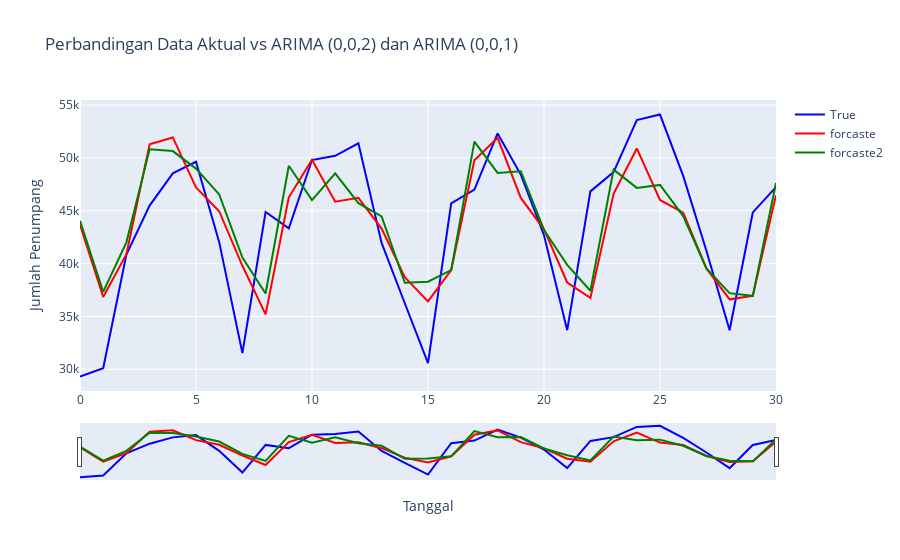

The notebook cell this image was saved under:
### Code cell
fig = go.Figure()

fig.add_trace(go.Scatter(name='True', x= group_by.index, y= group_by['total_amount'],
                         mode= 'lines', line= dict(color='blue')))

fig.add_trace(go.Scatter(name='forcaste', x= group_by.index, y= group_by['forcaste'],
                         mode= 'lines', line= dict(color='red')))

fig.add_trace(go.Scatter(name='forcaste2', x= group_by.index, y= group_by['forcaste2'],
                         mode= 'lines', line= dict(color='green')))


# Tambahkan Range Slider
fig.update_xaxes(rangeslider_visible=True)

# Judul dan Label
fig.update_layout(title="Perbandingan Data Aktual vs ARIMA (0,0,2) dan ARIMA (0,0,1)",
                  xaxis_title="Tanggal",
                  yaxis_title="Jumlah Penumpang")

# Tampilkan Grafik
fig.show()

### Figure 1 — Plotly figure (JSON) as saved in the notebook; plotly's stock layout.template omitted (floating-point values rounded to 4 significant figures)
{"data": [{"line": {"color": "blue"}, "mode": "lines", "name": "True", "type": "scatter", "x": [0, 1, 2, 3, 4, 5, 6, 7, 8, 9, 10, 11, 12, 13, 14, 15, 16, 17, 18, 19, 20, 21, 22, 23, 24, 25, 26, 27, 28, 29, 30], "y": [29320.0, 30100.0, 40850.0, 45490.0, 48540.0, 49640.0, 42030.0, 31520.0, 44880.0, 43330.0, 49800.0, 50200.0, 51390.0, 41960.0, 36250.0, 30580.0, 45690.0, 47000.0, 52320.0, 48420.0, 42680.0, 33700.0, 46830.0, 48650.0, 53570.0, 54100.0, 48300.0, 41220.0, 33690.0, 44840.0, 47230.0]}, {"line": {"color": "red"}, "mode": "lines", "name": "forcaste", "type": "scatter", "x": [0, 1, 2, 3, 4, 5, 6, 7, 8, 9, 10, 11, 12, 13, 14, 15, 16, 17, 18, 19, 20, 21, 22, 23, 24, 25, 26, 27, 28, 29, 30], "y": [43680.0, 36840.0, 40880.0, 51290.0, 51940.0, 47200.0, 44960.0, 39790.0, 35190.0, 46280.0, 49820.0, 45850.0, 46220.0, 43310.0, 38710.0, 36420.0, 39380.0, 49780.0, 51900.0, 46210.0, 43240.0, 38210.0, 36760.0, 46600.0, 50890.0, 46020.0, 44820.0, 39550.0, 36620.0, 36960.0, 46470.0]}, {"line": {"color": "green"}, "mode": "lines", "name": "forcaste2", "type": "scatter", "x": [0, 1, 2, 3, 4, 5, 6, 7, 8, 9, 10, 11, 12, 13, 14, 15, 16, 17, 18, 19, 20, 21, 22, 23, 24, 25, 26, 27, 28, 29, 30], "y": [44050.0, 37320.0, 42010.0, 50810.0, 50650.0, 48990.0, 46540.0, 40570.0, 37160.0, 49250.0, 46000.0, 48540.0, 45710.0, 44470.0, 38190.0, 38280.0, 39380.0, 51540.0, 48580.0, 48730.0, 43180.0, 39880.0, 37430.0, 48890.0, 47160.0, 47440.0, 44490.0, 39550.0, 37200.0, 36950.0, 47620.0]}], "layout": {"title": {"text": "Perbandingan Data Aktual vs ARIMA (0,0,2) dan ARIMA (0,0,1)"}, "xaxis": {"rangeslider": {"visible": true}, "title": {"text": "Tanggal"}}, "yaxis": {"title": {"text": "Jumlah Penumpang"}}}}
